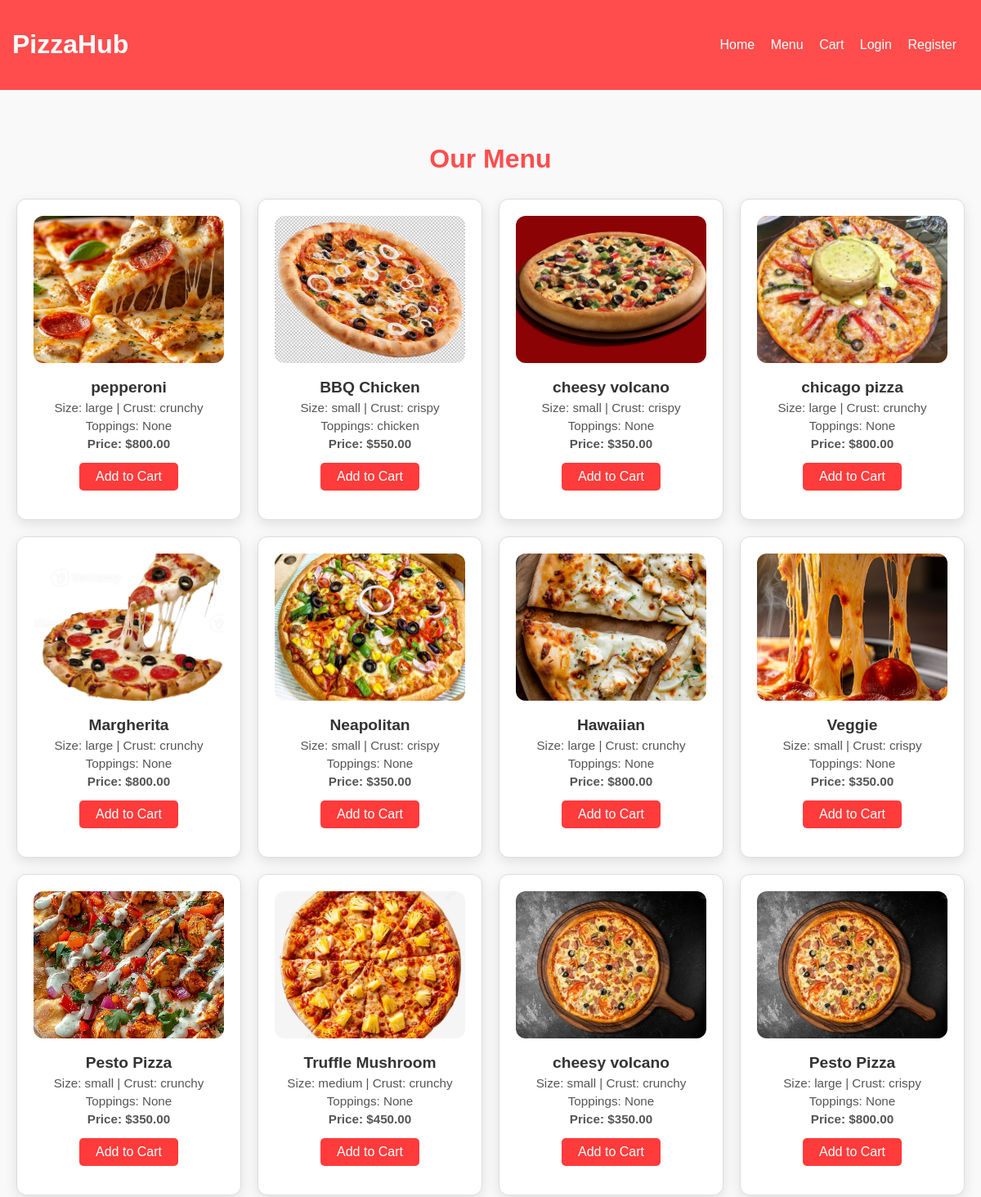
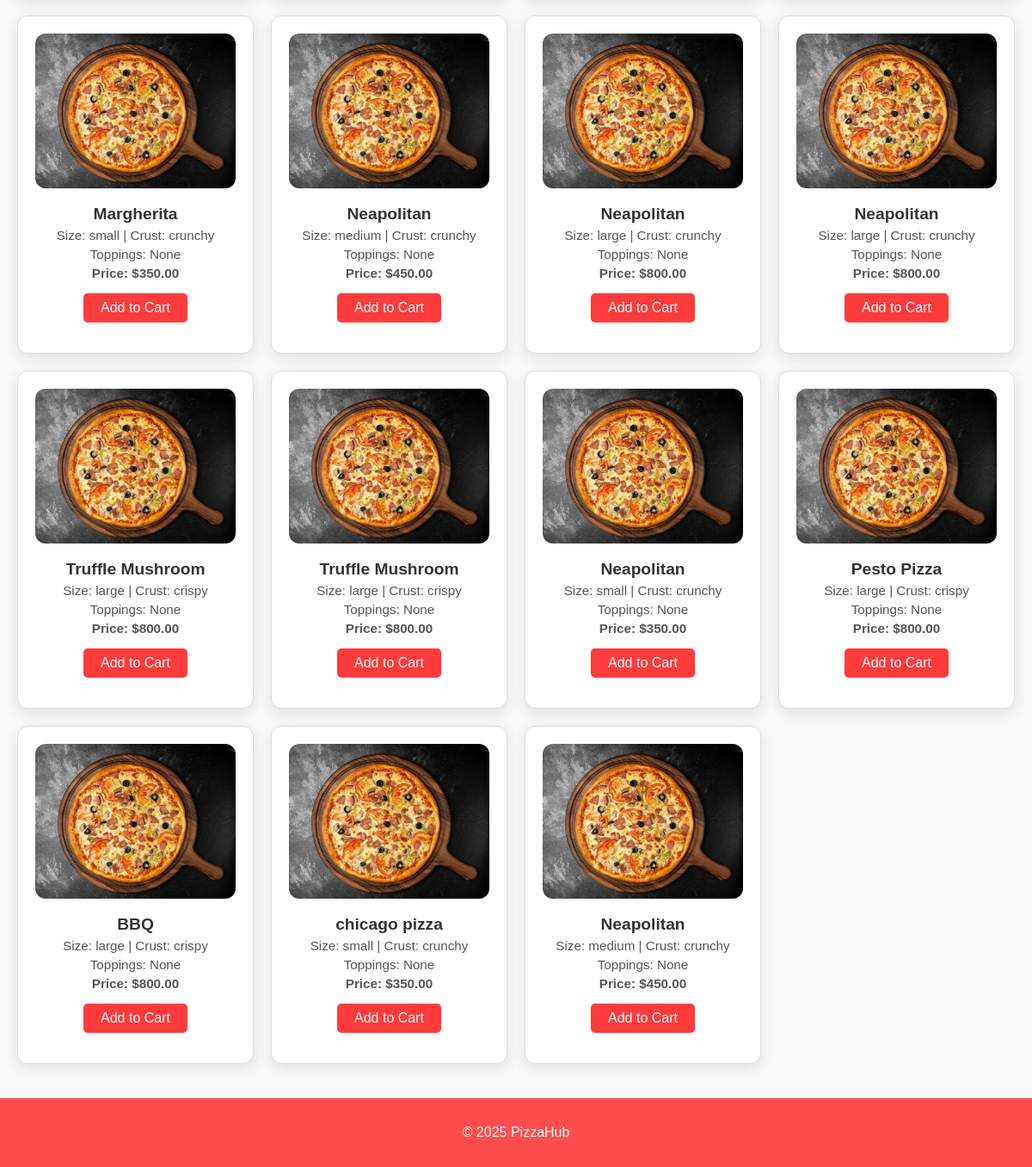
The app's page /menu/ with its own data (2 pictures, top to bottom).
### myapp/models.py (models this page shows, shortened)
class Pizza(models.Model):
    name = models.CharField(max_length=100)
    size = models.ForeignKey(PizzaSize, on_delete=models.PROTECT)
    crust = models.ForeignKey(PizzaCrust, on_delete=models.PROTECT)
    toppings = models.ManyToManyField(Topping, blank=True)
    image = models.ImageField(upload_to='pizzas/', null=True, blank=True)
    created_at = models.DateTimeField(auto_now_add=True)
    def calculate_total(self):
        topping_cost = sum([Decimal(t.extra_price) for t in self.toppings.all()])
        return self.size.price + topping_cost

class PizzaSize(models.Model):
    name = models.CharField(max_length=20)
    price = models.DecimalField(max_digits=5, decimal_places=2)

class PizzaCrust(models.Model):
    name = models.CharField(max_length=20)

class Topping(models.Model):
    name = models.CharField(max_length=50)
    extra_price = models.DecimalField(max_digits=5, decimal_places=2, default=0)

### myapp/views.py (the view)
# urls.py: path('menu/', views.menu, name='menu'),
def menu(request):
    pizzas = Pizza.objects.all()
    return render(request, 'myapp/menu.html', {'pizzas': pizzas})

### myapp/templates/myapp/menu.html
{% extends 'myapp/base.html' %}
{% load static %}
{% block content %}
<section class="menu-section">
    <h2>Our Menu</h2>
    <div class="pizza-list">
        {% for pizza in pizzas %}
        <div class="pizza-card">
            {% if pizza.image %}
                <img src="{{ pizza.image.url }}" alt="{{ pizza.name }}">
            {% else %}
                <img src="{% static 'myapp/images/pizza5.jpg' %}" alt="{{ pizza.name }}">
            {% endif %}
            <div class="pizza-info">
                <h3>{{ pizza.name }}</h3>
                <p>Size: {{ pizza.size.name }} | Crust: {{ pizza.crust.name }}</p>
                <p>Toppings:
                    {% for t in pizza.toppings.all %}
                        {{ t.name }}{% if not forloop.last %}, {% endif %}
                    {% empty %}
                        None
                    {% endfor %}
                </p>
                <p class="price">Price: ${{ pizza.calculate_total|floatformat:2 }}</p>
                <a href="{% url 'add_to_cart' pizza.id %}" class="btn">Add to Cart</a>
            </div>
        </div>
        {% empty %}
            <p>No pizzas available right now.</p>
        {% endfor %}
    </div>
</section>
{% endblock %}

### myapp/static/myapp/css/style.css (style rules this page uses)
body { font-family: Arial, sans-serif; margin: 0; padding: 0; background: #f4f4f4; }
.pizza-list { display: grid; grid-template-columns: repeat(auto-fit, minmax(220px, 1fr)); gap: 20px; margin-top: 30px; }
.pizza-card { border: 1px solid #ddd; border-radius: 10px; overflow: hidden; transition: transform 0.3s; }
.pizza-card img { width: 100%; height: 180px; object-fit: cover; }
.pizza-card h3 { margin: 10px 0 5px; }
.pizza-card p { margin: 5px 0; }
.pizza-card .btn { display: inline-block; margin: 10px 0 15px; padding: 8px 20px; background-color: #ff3b3b; color: white; text-decoration: none; border-radius: 5px; transition: 0.3s; }
.menu-section { padding: 40px 20px; text-align: center; background: #f9f9f9; }
.menu-section h2 { font-size: 2em; margin-bottom: 30px; color: #ff4d4d; }
.pizza-list { display: grid; grid-template-columns: repeat(auto-fit, minmax(250px, 1fr)); gap: 20px; }
.pizza-card { background: #fff; border-radius: 12px; padding: 20px; box-shadow: 0 5px 15px rgba(0, 0, 0, 0.1); transition: transform 0.2s; }
.pizza-card img { width: 100%; height: 180px; object-fit: cover; border-radius: 12px; }
.pizza-info h3 { margin-top: 15px; font-size: 1.2em; color: #333; }
.pizza-info p { margin: 5px 0; color: #555; font-size: 0.95em; }
.price { font-weight: bold; color: #ff4d4d; margin: 10px 0; }
.btn { display: inline-block; padding: 8px 20px; background: #ff4d4d; color: #fff; text-decoration: none; border-radius: 8px; transition: background 0.2s; }
.btn { display: inline-block; padding: 8px 20px; background: #ff4d4d; color: #fff; text-decoration: none; border-radius: 8px; transition: 0.3s; }

### records on screen
Pizza: image (picture), name "pepperoni", size.name "large", crust.name "crunchy", calculate_total "800.00"
Pizza: image (picture), name "BBQ Chicken", size.name "small", crust.name "crispy", calculate_total "550.00"
Topping: name "chicken"
Pizza: image (picture), name "cheesy volcano", size.name "small", crust.name "crispy", calculate_total "350.00"
Pizza: image (picture), name "chicago pizza", size.name "large", crust.name "crunchy", calculate_total "800.00"
Pizza: image (picture), name "Margherita", size.name "large", crust.name "crunchy", calculate_total "800.00"
Pizza: image (picture), name "Neapolitan", size.name "small", crust.name "crispy", calculate_total "350.00"
Pizza: image (picture), name "Hawaiian", size.name "large", crust.name "crunchy", calculate_total "800.00"
Pizza: image (picture), name "Veggie", size.name "small", crust.name "crispy", calculate_total "350.00"
Pizza: image (picture), name "Pesto Pizza", size.name "small", crust.name "crunchy", calculate_total "350.00"
Pizza: image (picture), name "Truffle Mushroom", size.name "medium", crust.name "crunchy", calculate_total "450.00"
Pizza: name "cheesy volcano", size.name "small", crust.name "crunchy", calculate_total "350.00"
Pizza: name "Pesto Pizza", size.name "large", crust.name "crispy", calculate_total "800.00"
Pizza: name "Margherita", size.name "small", crust.name "crunchy", calculate_total "350.00"
Pizza: name "Neapolitan", size.name "medium", crust.name "crunchy", calculate_total "450.00"
Pizza: name "Neapolitan", size.name "large", crust.name "crunchy", calculate_total "800.00"
Pizza: name "Neapolitan", size.name "large", crust.name "crunchy", calculate_total "800.00"
Pizza: name "Truffle Mushroom", size.name "large", crust.name "crispy", calculate_total "800.00"
Pizza: name "Truffle Mushroom", size.name "large", crust.name "crispy", calculate_total "800.00"
Pizza: name "Neapolitan", size.name "small", crust.name "crunchy", calculate_total "350.00"
Pizza: name "Pesto Pizza", size.name "large", crust.name "crispy", calculate_total "800.00"
Pizza: name "BBQ", size.name "large", crust.name "crispy", calculate_total "800.00"
Pizza: name "chicago pizza", size.name "small", crust.name "crunchy", calculate_total "350.00"
Pizza: name "Neapolitan", size.name "medium", crust.name "crunchy", calculate_total "450.00"
